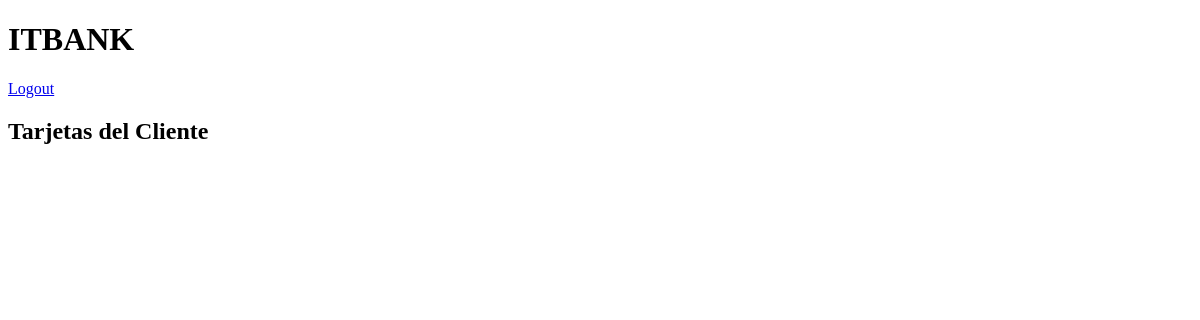
Page /cards/list/2/ (signed in) on the earlier database version.
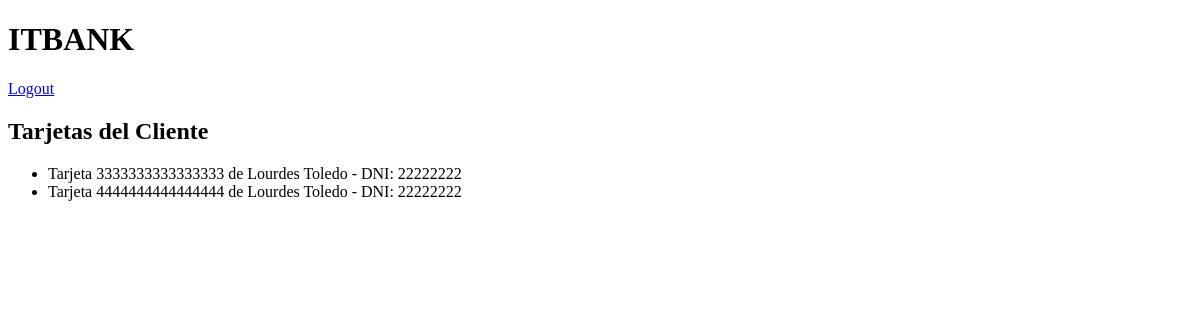
Same page on the later database version.
### tarjetas/models.py (models this page shows)
class Tarjeta(models.Model):
    cliente = models.ForeignKey(Cliente, on_delete=models.CASCADE)
    numero_tarjeta = models.CharField(max_length=16)
    cvv = models.CharField(max_length=3)
    fecha_emision = models.DateTimeField()
    fecha_vencimiento = models.DateTimeField()
    banco_emisor = models.ForeignKey(Banco, on_delete=models.PROTECT)
    def __str__(self):
        return f"Tarjeta {self.numero_tarjeta} de {self.cliente}"

### clientes/models.py (models this page shows)
class Cliente(models.Model):
    user = models.OneToOneField(User, on_delete=models.CASCADE)
    nombre = models.CharField(max_length=100)
    apellido = models.CharField(max_length=100)
    dni = models.DecimalField(max_digits=8, decimal_places=0)
    fecha_nacimiento = models.DateTimeField()
    banco = models.ForeignKey(Banco, on_delete=models.CASCADE)
    tipo_cliente = models.CharField(max_length=10, default="CLASSIC", choices=(('BLACK', 'BLACK'), ('GOLD','GOLD'), ('CLASSIC', 'CLASSIC')))
    def __str__(self):
        return f'{self.nombre} {self.apellido} - DNI: {self.dni}'

### tarjetas/views.py (the view)
# urls.py: path('list/<int:cliente_id>/', list_client_cards, name='list_client_cards'),
@login_required
def list_client_cards(request, cliente_id):
    tarjetas = Tarjeta.objects.filter(cliente_id=cliente_id)
    return render(request, 'list_client_cards.html', {'tarjetas': tarjetas})

### tarjetas/templates/list_client_cards.html
{% extends 'base.html' %}
{% block content %}
    <h2>Tarjetas del Cliente</h2>
    <ul>
        {% for tarjeta in tarjetas %}
            <li>{{ tarjeta }}</li>
        {% endfor %}
    </ul>
{% endblock %}

Differences in the rows shown:
added Tarjeta: numero_tarjeta+cliente "Tarjeta 3333333333333333 de Lourdes Toledo - DNI: 22222222"
added Tarjeta: numero_tarjeta+cliente "Tarjeta 4444444444444444 de Lourdes Toledo - DNI: 22222222"
